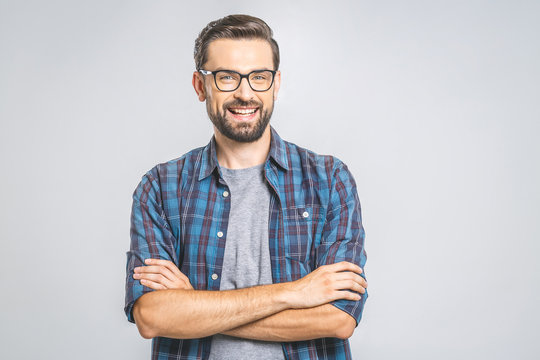
#> input picture 1.jpeg, 540 x 360 px, found by its file name
$ jupyter execute --allow-errors VRSU_Image_Enhancement_Program_1.ipynb   (older library calls are emulated)
#> lines starting #> are read from the running program, lines starting #| are printed output that depends on the picture
<a href="https://colab.research.google.com/github/2320030294/VRSU_Lab_Programs/blob/main/VRSU_Image_Enhancement_Program_1.ipynb" target="_parent"></a>

[cell 1]
#Point Processing
#Histogram Equalization

import cv2
import matplotlib.pyplot as plt

# Load image in grayscale
img = cv2.imread("/content/sample_data/1.jpeg", 0)
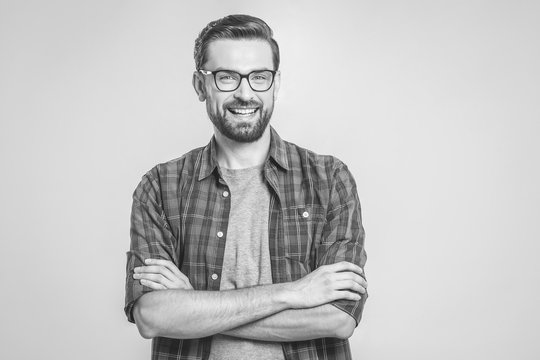
#> img: shape (360, 540); min 16, max 255, mean 196.6

# Apply Histogram Equalization
he_img = cv2.equalizeHist(img)
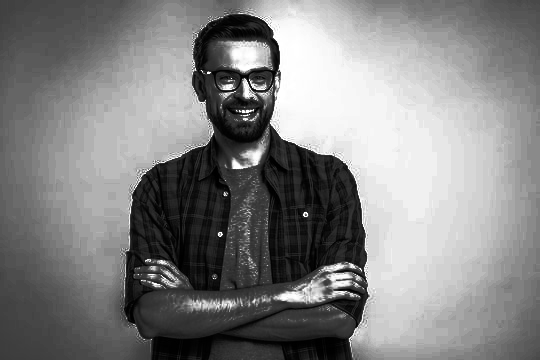
#> he_img: shape (360, 540); min 0, max 255, mean 130.2

# Display results
plt.figure(figsize=(12,5))

plt.subplot(1,3,1)
plt.title("Original")
plt.imshow(img, cmap='gray')
plt.axis("off")

plt.subplot(1,3,2)
plt.title("Histogram Equalized")
plt.imshow(he_img, cmap='gray')
plt.axis("off")

plt.subplot(1,3,3)
plt.title("Histogram (Equalized)")
plt.hist(he_img.ravel(), 256)
plt.show()
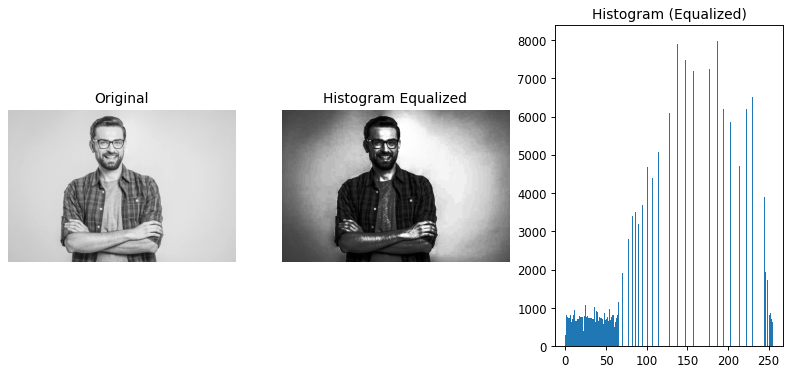
#> figure drawn by matplotlib, 3 panels; panel 3: tallest bar 7984 high, from x = 186.3 to 187.3

[cell 2]
#Point Processing
#CLAHE
import cv2
import matplotlib.pyplot as plt
# Load grayscale image
img = cv2.imread("/content/sample_data/1.jpeg", 0)
# Create CLAHE object
clahe = cv2.createCLAHE(clipLimit=2.0, tileGridSize=(8, 8))
# Apply enhancement
clahe_img = clahe.apply(img)
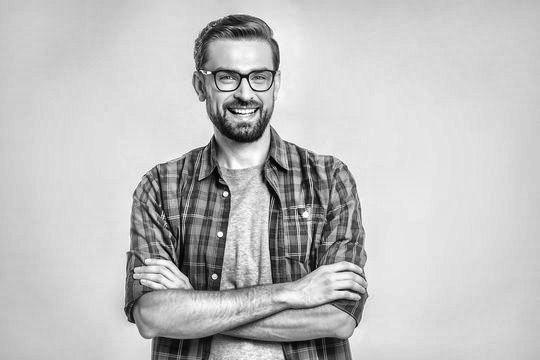
#> clahe_img: shape (360, 540); min 2, max 255, mean 192.3
# Plot
plt.figure(figsize=(12,5))
plt.subplot(1,2,1)
plt.title("Original")
plt.imshow(img,cmap='Purples')
plt.axis("off")
plt.subplot(1,2,2)
plt.title("CLAHE Enhanced")
plt.imshow(clahe_img, cmap='gray')
plt.axis("off")

plt.show()

[cell 3]
#Point Processing
#color Enhancement
import cv2
import matplotlib.pyplot as plt
img = cv2.imread("/content/sample_data/1.jpeg")
#> img is the input picture: shape (360, 540, 3); mean B, G, R 199.4, 195.8, 197.3
img_ycrcb = cv2.cvtColor(img, cv2.COLOR_BGR2YCrCb)
#> img_ycrcb: shape (360, 540, 3); mean of channels 0, 1, 2 196.6, 128.4, 129.6
# Split Y, Cr, Cb
Y, Cr, Cb = cv2.split(img_ycrcb)
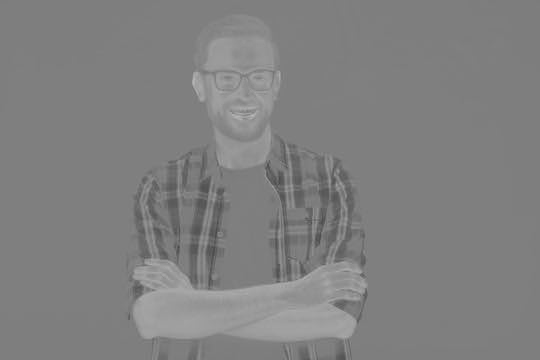
#> Cr: shape (360, 540); min 70, max 188, mean 128.4
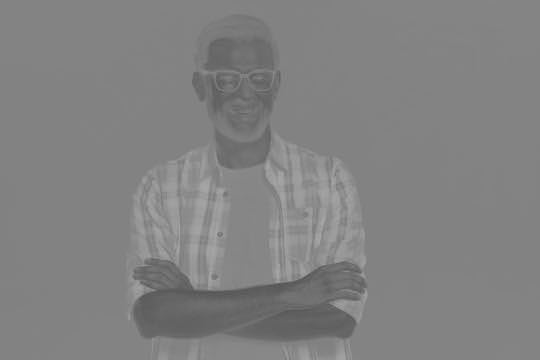
#> Cb: shape (360, 540); min 78, max 175, mean 129.6
# CLAHE on Y channel
clahe = cv2.createCLAHE(clipLimit=2.5, tileGridSize=(8,8))
Y_clahe = clahe.apply(Y)
# Merge & convert back
img_clahe = cv2.merge((Y_clahe, Cr, Cb))
#> img_clahe: shape (360, 540, 3); mean of channels 0, 1, 2 191, 128.4, 129.6
img_clahe = cv2.cvtColor(img_clahe, cv2.COLOR_YCrCb2BGR)
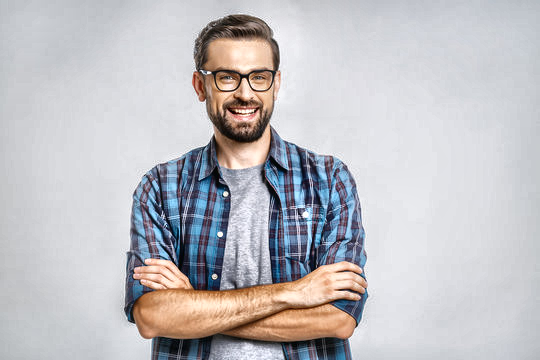
#> img_clahe: shape (360, 540, 3); mean B, G, R 193.9, 190.2, 191.6
plt.figure(figsize=(12,5))
plt.subplot(1,2,1)
plt.title("Original")
plt.imshow(cv2.cvtColor(img, cv2.COLOR_BGR2RGB))
plt.axis("off")
plt.subplot(1,2,2)
plt.title("Color CLAHE")
plt.imshow(cv2.cvtColor(img_clahe, cv2.COLOR_BGR2RGB))
plt.axis("off")
plt.show()
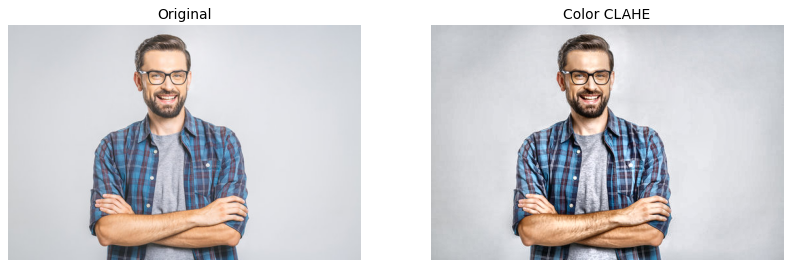
#> figure drawn by matplotlib, 2 panels
